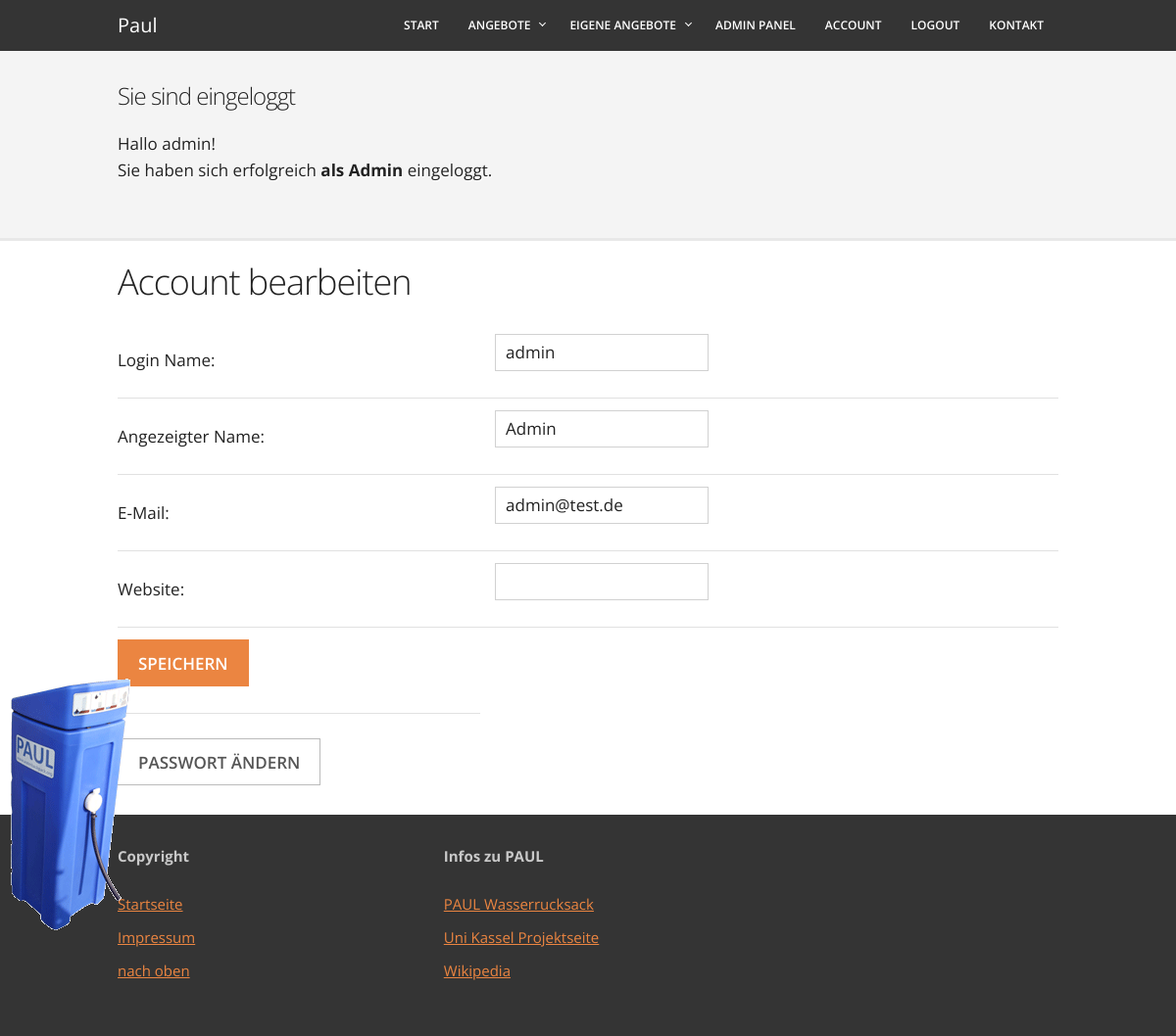
Screenshot of /account/edit-account.php (signed in) with the database file from the repository.
### tables this page shows
CREATE TABLE `accounts` (
  `ID` int(11) NOT NULL,
  `username` char(20) NOT NULL,
  `passwort` varchar(300) NOT NULL,
  `email` char(50) NOT NULL,
  `name` char(20) DEFAULT NULL,
  `website` char(100) DEFAULT NULL,
  `activation` char(50) DEFAULT NULL,
  `active` tinyint(1) NOT NULL,
  `admin` tinyint(1) NOT NULL DEFAULT '0'
);

### account/edit-account.php (the view, shortened to what this page needs)
<?php
$root = $_SERVER['DOCUMENT_ROOT'];
include($root . "/helping_supplies/template/head.php");
$usernameErr = $nameErr = $eMailErr = $websiteErr = "";
require_once ($root . "/helping_supplies/includes/dbConnect.php");
$sql = "SELECT * FROM accounts WHERE ID = '" . $_SESSION['accountsId'] . "'";
$db_erg = mysqli_query($db_link, $sql);
while ($zeile = mysqli_fetch_array($db_erg, MYSQL_ASSOC)) {
    $username = $zeile['username'];
    $eMail = $zeile['email'];
    $name = $zeile['name'];
    $website = $zeile['website'];
}
include($root . "/helping_supplies/template/header.php");
?>
<div class="container">
    <h1>Account bearbeiten</h1>
    <form action="" method="post">
        <table class="u-full-width">
            <tr><td>Login Name:</td><td><input maxlength="50" name="lName" value="<?php echo $username; ?>" type="text" required="required"></td><td><font color="red"><b><?php echo $usernameErr; ?></b></font></td></tr>
            <tr><td>Angezeigter Name:</td><td><input maxlength="255" name="name" value="<?php echo $name; ?>" type="text" required="required"></td><td><font color="red"><b><?php echo $nameErr; ?></b></font></td></tr>
            <tr><td>E-Mail:</td><td><input maxlength="50" name="eMail" value="<?php echo $eMail; ?>" type="email" required="required"></td><td><font color="red"><b><?php echo $eMailErr; ?></b></font></td></tr>
            <tr><td>Website:</td><td><input maxlength="100" name="website" value="<?php echo $website; ?>" type="text"></td><td><font color="red"><b><?php echo $websiteErr; ?></b></font></td></tr>
            <tr><td><input name="Send" type="submit" value="Speichern" class="button-primary"></td>
        </table>
    </form>
    <a href="/helping_supplies/account/edit-password.php"><button class="button">Passwort ändern</button></a>
</div>
<?php
include($root . "/helping_supplies/template/footer.php");
?>

### css/skeleton.css (style rules this page uses)
.container { position: relative; width: 100%; max-width: 960px; margin: 0 auto; padding: 0 20px; box-sizing: border-box; }
@media (min-width: 400px) { .container { width: 85%; padding: 0; } }
@media (min-width: 550px) { .container { width: 80%; } }
html { font-size: 62.5%; }
body { font-size: 1.7em; line-height: 1.6; font-weight: 400; font-family: 'Open Sans', "HelveticaNeue", "Helvetica Neue", Helvetica, Arial, sans-serif; color: #222; }
h1, h2, h3, h4, h5, h6 { margin-top: 0; margin-bottom: 2rem; font-weight: 300; }
h1 { font-size: 3.6rem; line-height: 1.2; letter-spacing: -.1rem; }
h1:first-child { margin-top: 1.5rem; }
a { color: #eb8541; }
.button, button, input[type="submit"], input[type="reset"], input[type="button"] { display: inline-block; height: 48px; padding: 0 20px; color: #555; text-align: center; font-weight: 600; line-height: 48px; text-transform: uppercase; text-decoration: none; white-space: nowrap; background-color: transparent; border: 1px solid #bbb; cursor: pointer; box-sizing: border-box; }
.button.button-primary, button.button-primary, input[type="submit"].button-primary, input[type="reset"].button-primary, input[type="button"].button-primary { color: #FFF; background-color: #eb8541; border-color: #eb8541; }
input[type="email"], input[type="number"], input[type="search"], input[type="text"], input[type="tel"], input[type="url"], input[type="password"], textarea, select { height: 38px; padding: 6px 10px; background-color: #fff; border: 1px solid #D1D1D1; box-shadow: none; box-sizing: border-box; }
input[type="email"], input[type="number"], input[type="search"], input[type="text"], input[type="tel"], input[type="url"], input[type="password"], textarea { -webkit-appearance: none; -moz-appearance: none; appearance: none; }
th, td { padding: 12px 15px; text-align: left; border-bottom: 1px solid #E1E1E1; }
th:first-child, td:first-child { padding-left: 0; }
th:last-child, td:last-child { padding-right: 0; }
button, .button { margin-bottom: 1rem; }
input, textarea, select, fieldset { margin-bottom: 1.5rem; }
pre, blockquote, dl, figure, table, p, ul, ol, form { margin-bottom: 2.5rem; }
.u-full-width { width: 100%; box-sizing: border-box; }
.container:after, .row:after, .u-cf { content: ""; display: table; clear: both; }

### rows the page displays
accounts: lName "admin", name "Admin", eMail "admin@test.de"

### other values shown
$_SESSION['accountsUsername'] "admin"
